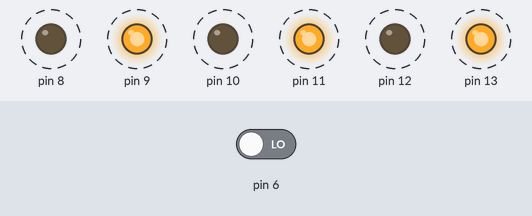
The sketch below on a simulated Arduino Uno, built with avr-gcc and run on an emulated ATmega328P. On the bench: output pins drawn as LEDs (lit = HIGH). Dashed ring = blinking. Inputs (shaded band) come from the test bench; at power-on: pin 6 LOW.

Above: at 3.8 s.
3.9 s: pin 6 driven HIGH
At 4.6 s:
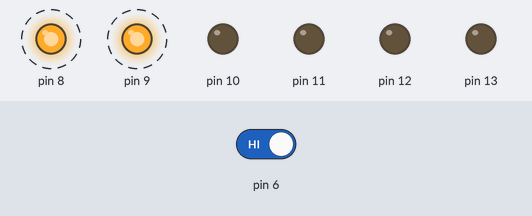
At 5.8 s:
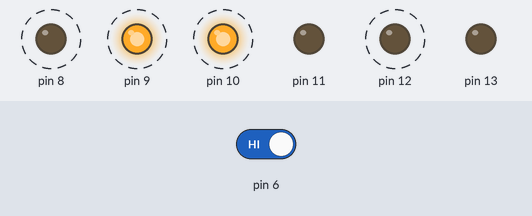
7.4 s: pin 6 driven LOW
At 9.4 s:
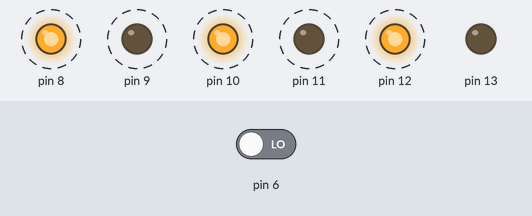
Timing chart, 0 to 17.5 s (numbered marks = the images above; inputs shaded):
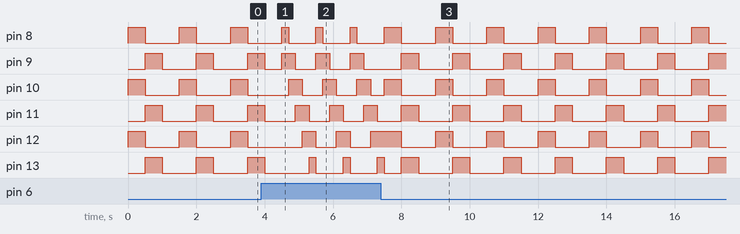

Measured:
- after the input at 3.9 s, pin 8: alternates HIGH for 0.20 s and LOW for 0.80 s, starting after 0.80 s; pin 9: alternates HIGH for 0.40 s and LOW for 0.60 s, starting after 0.60 s; pin 10: alternates HIGH for 0.40 s and LOW for 0.60 s, starting after 0.80 s; pin 12: alternates HIGH for 0.40 s and LOW for 0.60 s, starting after 1.2 s
- after the input at 7.4 s, pin 8, pin 9, pin 11, pin 12: alternates HIGH for 0.50 s and LOW for 1.0 s, starting after 0.60 s; pin 10: alternates HIGH for 0.50 s and LOW for 1.0 s, starting after 0.10 s
- by itself, pin 8–12: alternates HIGH for 0.50 s and LOW for 1.0 s
- by itself, pin 13: repeats every 1.5 s: HIGH 0.50 s, LOW 1.0 s

The sketch:

BEEE_Evaluation_code.ino
```cpp
int val = 0;
void setup(){
  for(int i=8; i<=13 ; i++){
    pinMode(i,OUTPUT);
   }
  pinMode(6,INPUT);
}


void loop(){
  val = digitalRead(6);
  if(val== HIGH){
    for(int i = 8; i<=13;i++){
      if(i!=13){
      	 digitalWrite(i,HIGH);
     	 digitalWrite(i+1,HIGH);
     	 delay(200);
        alloff();
      }else{
      digitalWrite(i,HIGH);
      digitalWrite(i-5,HIGH);
        alloff();
      }
      alloff();
    }
  }
  else if(val==0){
     digitalWrite(8,HIGH);
    digitalWrite(10,HIGH);
    digitalWrite(12,HIGH);
    delay(500);
      alloff();
    digitalWrite(9,HIGH);
    digitalWrite(11,HIGH);
    digitalWrite(13,HIGH);
    delay(500);
    alloff();
    delay(500);

      }
    }


 void alloff(void)
{
  for (int i = 8; i < 14; i++) {
    digitalWrite(i, LOW);
  }

}
```
